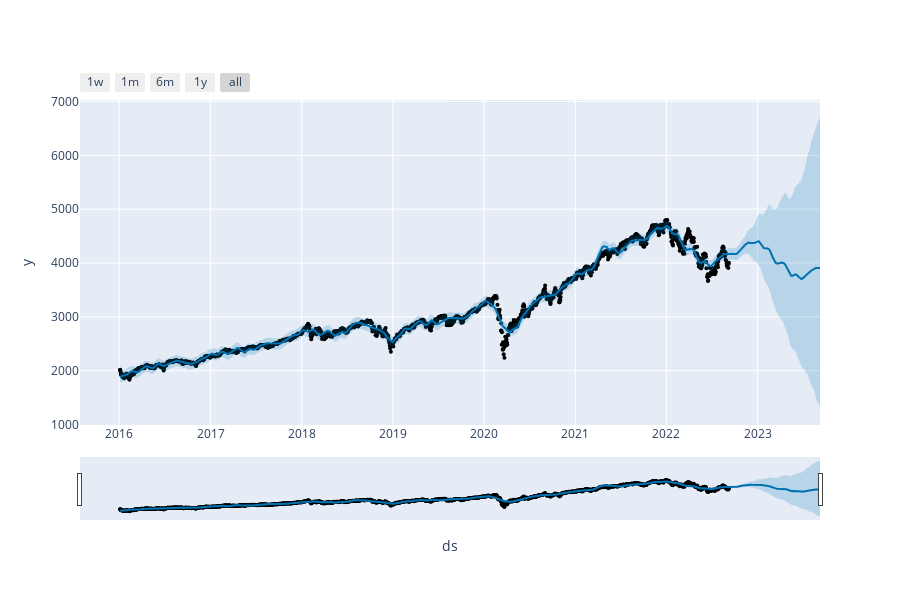

Notebook source saved alongside this figure:
### Code cell
plot_plotly(m, forecast)

### Figure 1 — Plotly figure (JSON) as saved in the notebook; plotly's stock layout.template omitted (floating-point values rounded to 4 significant figures; data arrays with more than 128 entries replaced by an {"elided": "..."} marker saying what was removed)
{"data": [{"marker": {"color": "black", "size": 4}, "mode": "markers", "name": "Actual", "type": "scatter", "x": {"elided": "1683 str values"}, "y": {"elided": "1683 float values"}}, {"hoverinfo": "skip", "line": {"width": 0}, "mode": "lines", "type": "scatter", "x": {"elided": "1944 str values"}, "y": {"elided": "1944 float values"}}, {"fill": "tonexty", "fillcolor": "rgba(0, 114, 178, 0.2)", "line": {"color": "#0072B2", "width": 2}, "mode": "lines", "name": "Predicted", "type": "scatter", "x": {"elided": "1944 str values"}, "y": {"elided": "1944 float values"}}, {"fill": "tonexty", "fillcolor": "rgba(0, 114, 178, 0.2)", "hoverinfo": "skip", "line": {"width": 0}, "mode": "lines", "type": "scatter", "x": {"elided": "1944 str values"}, "y": {"elided": "1944 float values"}}], "layout": {"height": 600, "showlegend": false, "width": 900, "xaxis": {"rangeselector": {"buttons": [{"count": 7, "label": "1w", "step": "day", "stepmode": "backward"}, {"count": 1, "label": "1m", "step": "month", "stepmode": "backward"}, {"count": 6, "label": "6m", "step": "month", "stepmode": "backward"}, {"count": 1, "label": "1y", "step": "year", "stepmode": "backward"}, {"step": "all"}]}, "rangeslider": {"visible": true}, "title": {"text": "ds"}, "type": "date"}, "yaxis": {"title": {"text": "y"}}}}
